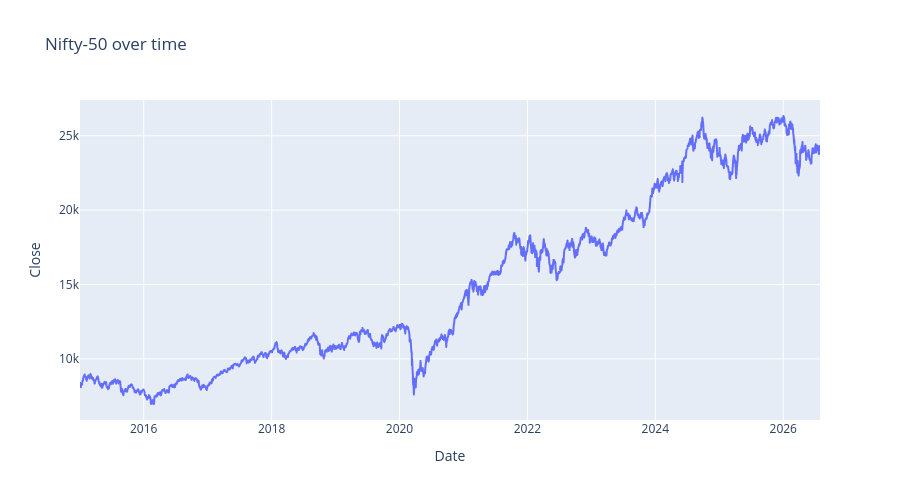

Notebook code cell kept with this figure:
### Code cell
px.line(df,
        x='Date',y='Close',
       height=500,
       title='Nifty-50 over time')

### Figure 1 — Plotly figure (JSON) as saved in the notebook; plotly's stock layout.template omitted (floating-point values rounded to 4 significant figures; data arrays with more than 128 entries replaced by an {"elided": "..."} marker saying what was removed)
{"data": [{"hovertemplate": "Date=%{x}<br>Close=%{y}<extra></extra>", "legendgroup": "", "line": {"color": "#636efa", "dash": "solid"}, "marker": {"symbol": "circle"}, "mode": "lines", "name": "", "showlegend": false, "type": "scattergl", "x": {"elided": "2849 str values"}, "xaxis": "x", "y": {"elided": "2849 float values"}, "yaxis": "y"}], "layout": {"height": 500, "legend": {"tracegroupgap": 0}, "title": {"text": "Nifty-50 over time"}, "xaxis": {"anchor": "y", "domain": [0, 1], "title": {"text": "Date"}}, "yaxis": {"anchor": "x", "domain": [0, 1], "title": {"text": "Close"}}}}
